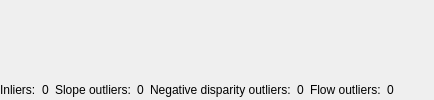
  <widget class="QDockWidget" name="dockWidget_stereoView">
   <property name="windowTitle">
    <string>Stereo view</string>
   </property>
   <attribute name="dockWidgetArea">
    <number>4</number>
   </attribute>
   <widget class="QWidget" name="dockWidgetContents_stereo">
    <layout class="QVBoxLayout" name="verticalLayout_11" stretch="1,0">
     <property name="spacing">
      <number>0</number>
     </property>
     <property name="leftMargin">
      <number>0</number>
     </property>
     <property name="topMargin">
      <number>0</number>
     </property>
     <property name="rightMargin">
      <number>0</number>
     </property>
     <property name="bottomMargin">
      <number>0</number>
     </property>
     <item>
      <layout class="QHBoxLayout" name="horizontalLayout_stereo" stretch="1">
       <item>
        <widget class="rtabmap::ImageView" name="graphicsView_stereo" native="true"/>
       </item>
      </layout>
     </item>
     <item>
      <layout class="QHBoxLayout" name="horizontalLayout_6">
       <property name="spacing">
        <number>6</number>
       </property>
       <item>
        <widget class="QLabel" name="label_stereo_inliers_name">
         <property name="text">
          <string>Inliers:</string>
         </property>
         <property name="textFormat">
          <enum>Qt::RichText</enum>
         </property>
        </widget>
       </item>
       <item>
        <widget class="QLabel" name="label_stereo_inliers">
         <property name="text">
          <string>0</string>
         </property>
        </widget>
       </item>
       <item>
        <widget class="QLabel" name="label_stereo_slopeOutliers_name">
         <property name="text">
          <string>Slope outliers:</string>
         </property>
         <property name="textFormat">
          <enum>Qt::RichText</enum>
         </property>
        </widget>
       </item>
       <item>
        <widget class="QLabel" name="label_stereo_slopeOutliers">
         <property name="text">
          <string>0</string>
         </property>
        </widget>
       </item>
       <item>
        <widget class="QLabel" name="label_stereo_disparityOutliers_name">
         <property name="text">
          <string>Negative disparity outliers:</string>
         </property>
         <property name="textFormat">
          <enum>Qt::RichText</enum>
         </property>
        </widget>
       </item>
       <item>
        <widget class="QLabel" name="label_stereo_disparityOutliers">
         <property name="text">
          <string>0</string>
         </property>
        </widget>
       </item>
       <item>
        <widget class="QLabel" name="label_stereo_flowOutliers_name">
         <property name="text">
          <string>Flow outliers:</string>
         </property>
         <property name="textFormat">
          <enum>Qt::RichText</enum>
         </property>
        </widget>
       </item>
       <item>
        <widget class="QLabel" name="label_stereo_flowOutliers">
         <property name="text">
          <string>0</string>
         </property>
        </widget>
       </item>
       <item>
        <spacer name="horizontalSpacer_2">
         <property name="orientation">
          <enum>Qt::Horizontal</enum>
         </property>
         <property name="sizeHint" stdset="0">
          <size>
           <width>40</width>
           <height>20</height>
          </size>
         </property>
        </spacer>
       </item>
      </layout>
     </item>
    </layout>
   </widget>
  </widget>
